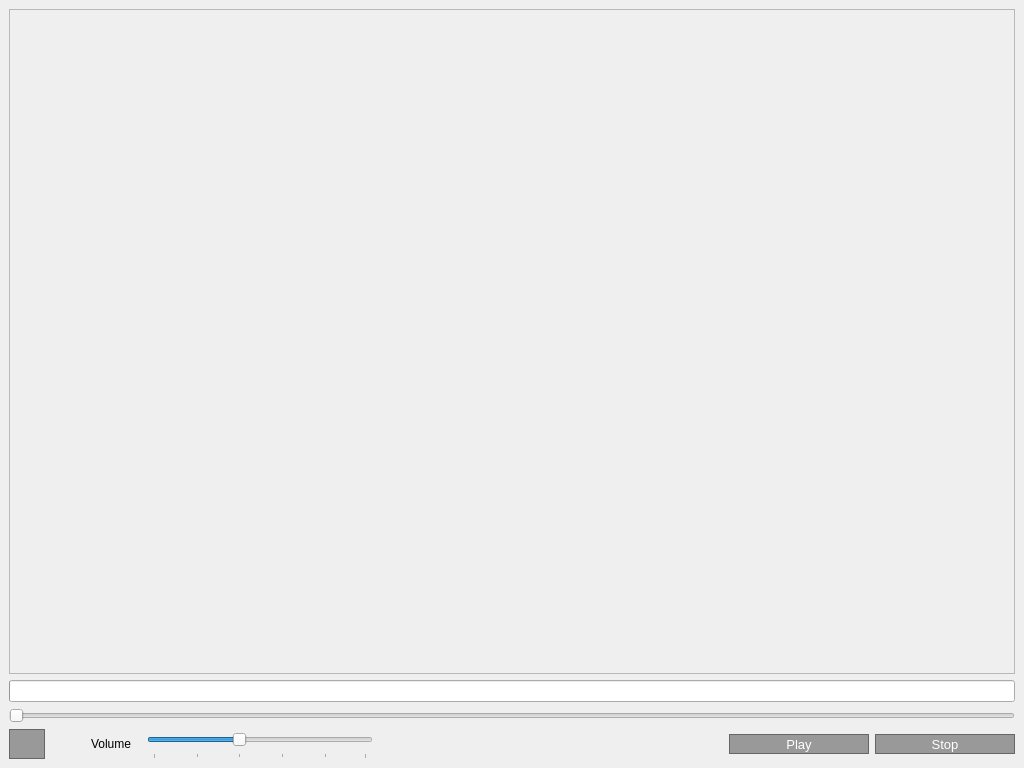
<?xml version="1.0" encoding="UTF-8"?>
<ui version="4.0">
 <class>VentanaReproductor</class>
 <widget class="QMainWindow" name="VentanaReproductor">
  <property name="geometry">
   <rect>
    <x>0</x>
    <y>0</y>
    <width>1024</width>
    <height>768</height>
   </rect>
  </property>
  <property name="minimumSize">
   <size>
    <width>800</width>
    <height>600</height>
   </size>
  </property>
  <property name="windowTitle">
   <string>Reproductor</string>
  </property>
  <widget class="QWidget" name="centralwidget">
   <property name="sizePolicy">
    <sizepolicy hsizetype="Expanding" vsizetype="Expanding">
     <horstretch>0</horstretch>
     <verstretch>0</verstretch>
    </sizepolicy>
   </property>
   <property name="styleSheet">
    <string notr="true">QPushButton{
background-color: rgb(153, 153, 153);
border:1px solid;
border-color: rgb(102, 102, 102);
color:#ffffff;
font-size:13px;
}

QPushButton:hover{
background-color: rgba(16, 128, 128, 240);
}</string>
   </property>
   <layout class="QVBoxLayout" name="verticalLayout">
    <item>
     <widget class="QFrame" name="frameVideo">
      <property name="frameShape">
       <enum>QFrame::StyledPanel</enum>
      </property>
      <property name="frameShadow">
       <enum>QFrame::Raised</enum>
      </property>
     </widget>
    </item>
    <item>
     <widget class="QProgressBar" name="barraProgreso">
      <property name="value">
       <number>0</number>
      </property>
      <property name="textVisible">
       <bool>false</bool>
      </property>
     </widget>
    </item>
    <item>
     <widget class="QSlider" name="barraAvanzar">
      <property name="maximum">
       <number>100</number>
      </property>
      <property name="value">
       <number>0</number>
      </property>
      <property name="sliderPosition">
       <number>0</number>
      </property>
      <property name="orientation">
       <enum>Qt::Horizontal</enum>
      </property>
     </widget>
    </item>
    <item>
     <layout class="QHBoxLayout" name="horizontalLayout">
      <item>
       <widget class="QPushButton" name="botonGraficas">
        <property name="enabled">
         <bool>true</bool>
        </property>
        <property name="sizePolicy">
         <sizepolicy hsizetype="Fixed" vsizetype="Fixed">
          <horstretch>0</horstretch>
          <verstretch>0</verstretch>
         </sizepolicy>
        </property>
        <property name="minimumSize">
         <size>
          <width>0</width>
          <height>0</height>
         </size>
        </property>
        <property name="maximumSize">
         <size>
          <width>36</width>
          <height>36</height>
         </size>
        </property>
        <property name="styleSheet">
         <string notr="true">image: url(:/resources/Imagenes/graficas.png);</string>
        </property>
        <property name="text">
         <string/>
        </property>
        <property name="iconSize">
         <size>
          <width>24</width>
          <height>24</height>
         </size>
        </property>
       </widget>
      </item>
      <item>
       <spacer name="horizontalSpacer">
        <property name="orientation">
         <enum>Qt::Horizontal</enum>
        </property>
        <property name="sizeType">
         <enum>QSizePolicy::Fixed</enum>
        </property>
        <property name="sizeHint" stdset="0">
         <size>
          <width>40</width>
          <height>10</height>
         </size>
        </property>
       </spacer>
      </item>
      <item>
       <widget class="QLabel" name="label">
        <property name="sizePolicy">
         <sizepolicy hsizetype="Fixed" vsizetype="Fixed">
          <horstretch>0</horstretch>
          <verstretch>0</verstretch>
         </sizepolicy>
        </property>
        <property name="maximumSize">
         <size>
          <width>50</width>
          <height>30</height>
         </size>
        </property>
        <property name="text">
         <string>Volume</string>
        </property>
        <property name="textFormat">
         <enum>Qt::AutoText</enum>
        </property>
       </widget>
      </item>
      <item>
       <widget class="QSlider" name="barraVolumen">
        <property name="enabled">
         <bool>true</bool>
        </property>
        <property name="sizePolicy">
         <sizepolicy hsizetype="Minimum" vsizetype="Fixed">
          <horstretch>0</horstretch>
          <verstretch>0</verstretch>
         </sizepolicy>
        </property>
        <property name="minimumSize">
         <size>
          <width>0</width>
          <height>0</height>
         </size>
        </property>
        <property name="maximumSize">
         <size>
          <width>240</width>
          <height>30</height>
         </size>
        </property>
        <property name="accessibleName">
         <string/>
        </property>
        <property name="accessibleDescription">
         <string>hola</string>
        </property>
        <property name="value">
         <number>40</number>
        </property>
        <property name="orientation">
         <enum>Qt::Horizontal</enum>
        </property>
        <property name="tickPosition">
         <enum>QSlider::TicksBelow</enum>
        </property>
        <property name="tickInterval">
         <number>20</number>
        </property>
       </widget>
      </item>
      <item>
       <spacer name="espacio">
        <property name="orientation">
         <enum>Qt::Horizontal</enum>
        </property>
        <property name="sizeType">
         <enum>QSizePolicy::Fixed</enum>
        </property>
        <property name="sizeHint" stdset="0">
         <size>
          <width>350</width>
          <height>30</height>
         </size>
        </property>
       </spacer>
      </item>
      <item>
       <widget class="QPushButton" name="botonPlay">
        <property name="sizePolicy">
         <sizepolicy hsizetype="Minimum" vsizetype="Fixed">
          <horstretch>0</horstretch>
          <verstretch>0</verstretch>
         </sizepolicy>
        </property>
        <property name="maximumSize">
         <size>
          <width>140</width>
          <height>20</height>
         </size>
        </property>
        <property name="text">
         <string>Play</string>
        </property>
       </widget>
      </item>
      <item>
       <widget class="QPushButton" name="botonStop">
        <property name="sizePolicy">
         <sizepolicy hsizetype="Minimum" vsizetype="Fixed">
          <horstretch>0</horstretch>
          <verstretch>0</verstretch>
         </sizepolicy>
        </property>
        <property name="maximumSize">
         <size>
          <width>140</width>
          <height>20</height>
         </size>
        </property>
        <property name="text">
         <string>Stop</string>
        </property>
       </widget>
      </item>
     </layout>
    </item>
   </layout>
  </widget>
 </widget>
 <resources/>
 <connections>
  <connection>
   <sender>barraAvanzar</sender>
   <signal>valueChanged(int)</signal>
   <receiver>barraProgreso</receiver>
   <slot>setValue(int)</slot>
   <hints>
    <hint type="sourcelabel">
     <x>178</x>
     <y>400</y>
    </hint>
    <hint type="destinationlabel">
     <x>188</x>
     <y>370</y>
    </hint>
   </hints>
  </connection>
 </connections>
</ui>
